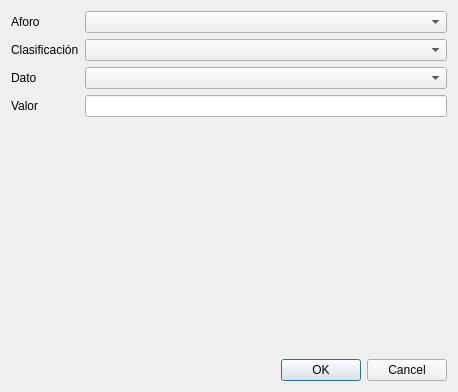
<?xml version="1.0" encoding="UTF-8"?>
<ui version="4.0">
 <class>ValorDatoDlgClass</class>
 <widget class="DataDialog" name="ValorDatoDlgClass">
  <property name="geometry">
   <rect>
    <x>0</x>
    <y>0</y>
    <width>458</width>
    <height>392</height>
   </rect>
  </property>
  <property name="windowTitle">
   <string>Valor en aforo</string>
  </property>
  <layout class="QVBoxLayout" name="verticalLayout">
   <item>
    <layout class="QGridLayout" name="gridLayout">
     <item row="0" column="0">
      <widget class="QLabel" name="label_3">
       <property name="text">
        <string>Aforo</string>
       </property>
      </widget>
     </item>
     <item row="0" column="1">
      <widget class="TComboBox" name="aforo"/>
     </item>
     <item row="1" column="0">
      <widget class="QLabel" name="label">
       <property name="text">
        <string>Clasificación</string>
       </property>
      </widget>
     </item>
     <item row="1" column="1">
      <widget class="TComboBox" name="clasificacion"/>
     </item>
     <item row="2" column="0">
      <widget class="QLabel" name="label_2">
       <property name="text">
        <string>Dato</string>
       </property>
       <property name="buddy">
        <cstring>dato</cstring>
       </property>
      </widget>
     </item>
     <item row="2" column="1">
      <widget class="TComboBox" name="dato"/>
     </item>
     <item row="3" column="0">
      <widget class="QLabel" name="label_4">
       <property name="text">
        <string>Valor</string>
       </property>
       <property name="buddy">
        <cstring>valor</cstring>
       </property>
      </widget>
     </item>
     <item row="3" column="1">
      <widget class="QLineEdit" name="valor"/>
     </item>
    </layout>
   </item>
   <item>
    <spacer name="verticalSpacer">
     <property name="orientation">
      <enum>Qt::Vertical</enum>
     </property>
     <property name="sizeHint" stdset="0">
      <size>
       <width>206</width>
       <height>58</height>
      </size>
     </property>
    </spacer>
   </item>
   <item>
    <widget class="QDialogButtonBox" name="buttonBox">
     <property name="standardButtons">
      <set>QDialogButtonBox::Cancel|QDialogButtonBox::Ok</set>
     </property>
    </widget>
   </item>
  </layout>
 </widget>
 <customwidgets>
  <customwidget>
   <class>DataDialog</class>
   <extends>QDialog</extends>
   <header>ts.h</header>
   <container>1</container>
  </customwidget>
  <customwidget>
   <class>TComboBox</class>
   <extends>QComboBox</extends>
   <header>ts.h</header>
  </customwidget>
 </customwidgets>
 <tabstops>
  <tabstop>dato</tabstop>
  <tabstop>valor</tabstop>
  <tabstop>buttonBox</tabstop>
 </tabstops>
 <resources/>
 <connections>
  <connection>
   <sender>buttonBox</sender>
   <signal>accepted()</signal>
   <receiver>ValorDatoDlgClass</receiver>
   <slot>accept()</slot>
   <hints>
    <hint type="sourcelabel">
     <x>161</x>
     <y>382</y>
    </hint>
    <hint type="destinationlabel">
     <x>152</x>
     <y>156</y>
    </hint>
   </hints>
  </connection>
  <connection>
   <sender>buttonBox</sender>
   <signal>rejected()</signal>
   <receiver>ValorDatoDlgClass</receiver>
   <slot>reject()</slot>
   <hints>
    <hint type="sourcelabel">
     <x>161</x>
     <y>382</y>
    </hint>
    <hint type="destinationlabel">
     <x>152</x>
     <y>156</y>
    </hint>
   </hints>
  </connection>
 </connections>
</ui>
